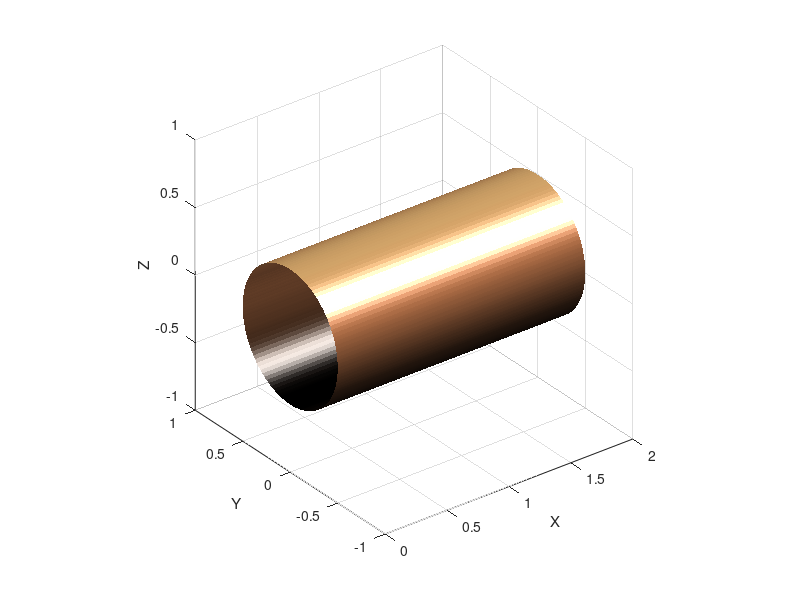

Here is the MATLAB script that generated this plot: (Note: this script raises an error after producing the figure.)
% Constructing a cylinder
function main
    facets = 120; 
    len = 2; 
    radius = 0.5;
    % Notice that we re-ordered the output parameters</font><br>
    %   in order to orient the x axis horizontally</font><br>
    [zz yy xx] = cylinder(radius, facets);
    xx = xx .* len;
    surf(xx, yy, zz);
    shading interp
    colormap copper
    axis equal
    xlabel('X')
    ylabel('Y')
    zlabel('Z')
    lightangle(60, 45)
    % this line sets the transparency of the surface (0->1)
    alpha(0.8)
    view(-20, 35)
end
